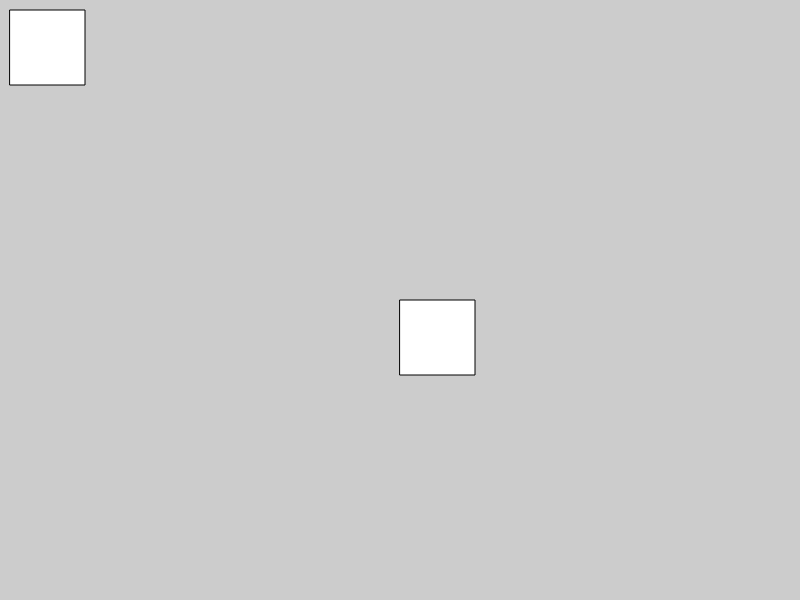
Frame 1 (no input)
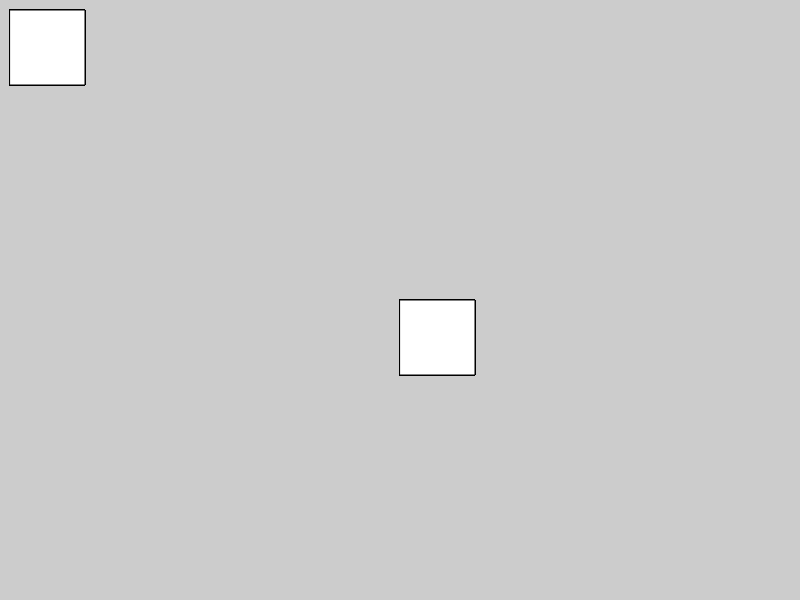
Frame 60 (no input)
Frame 120 (the mouse pressed at the canvas centre since frame 60): identical to frame 60, image omitted

The p5.js sketch that drew these frames (run headless with seeded random() and noise() and a simulated clock; from frame 60 on, the mouse is pressed at the canvas centre):

// p5.js sketch
// ── sketch.js
function setup() {
  createCanvas(800,600)
  background(204)
}

function draw() {
  push()
  translate(width/2,height/2)
  rect(0,0,75,75);
  pop()
  rect(10,10,75,75);

}
